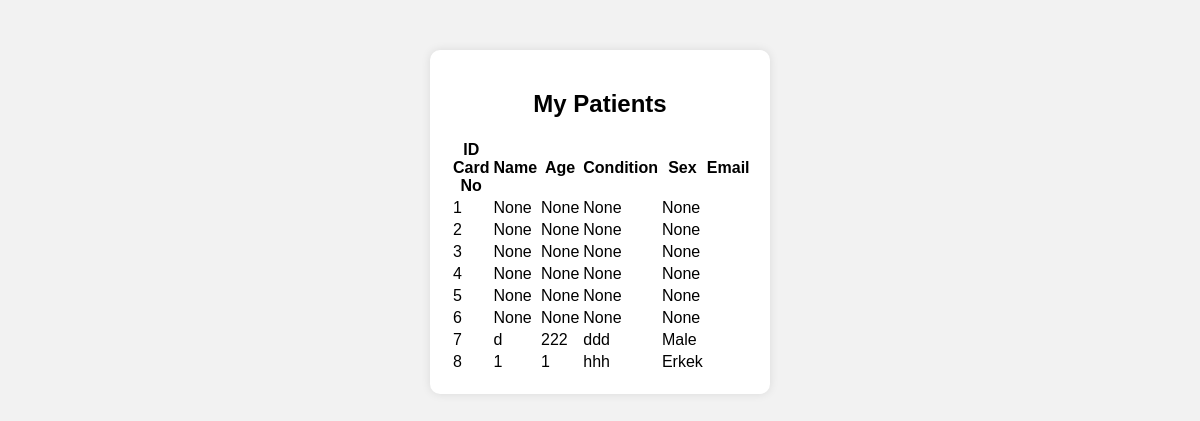
Page /mypatients (signed in) on the committed database.
### tables this page shows
CREATE TABLE "Patients"
(
    RepublicOfTurkeyIDCardNo TEXT default 00000000000 not null
        unique,
    PatientID                integer                  not null
        primary key autoincrement
        unique
, Condition TEXT, Age integer, Name TEXT, Sex TEXT, Email TEXT);

### app.py (the view)
@app.route('/mypatients')
def my_patients():
	if 'doctor_logged_in' not in session:
		return redirect(url_for('doctor_login'))
	patients = ShowPatientsController.show_patients()
	return render_template('ShowPatients.html', patients=patients)

### Controller/ShowPatientsController.py (called while the page is built)
    @staticmethod
    def show_patients():
        return PatientModel.get_all_patients()

### Model/PatientModel.py (called while the page is built)
    @staticmethod
    def get_all_patients():
        conn = sqlite3.connect('Database/Database.db')
        cursor = conn.cursor()
        cursor.execute('SELECT RepublicOfTurkeyIDCardNo, PatientID, Condition, Age, Name, Sex FROM Patients')
        patients = cursor.fetchall()
        conn.close()
        return patients

### templates/ShowPatients.html (shortened to what this page needs)
<!DOCTYPE html>
<html lang="en">
<head>
    <link rel="stylesheet" href="{{ url_for('static', filename='Form.css') }}">
</head>
<body>
    <div class="form-container">
        <h2>My Patients</h2>
        <table>
            <thead>
                <tr>
                    <th>ID Card No</th>
                    <th>Name</th>
                    <th>Age</th>
                    <th>Condition</th>
                    <th>Sex</th>
                    <th>Email</th>
                </tr>
            </thead>
            <tbody>
                {% for patient in patients %}
                <tr>
                    <td>{{ patient[1] }}</td>
                    <td>{{ patient[2] }}</td>
                    <td>{{ patient[3] }}</td>
                    <td>{{ patient[4] }}</td>
                    <td>{{ patient[5] }}</td>
                    <td>{{ patient[6] }}</td>
                </tr>
                {% endfor %}
            </tbody>
        </table>
    </div>
</body>
</html>

### static/Form.css (style rules this page uses)
body { font-family: Arial, sans-serif; background-color: #f2f2f2; }
.form-container { width: 300px; margin: 50px auto; padding: 20px; background-color: #ffffff; border-radius: 10px; box-shadow: 0 0 10px rgba(0, 0, 0, 0.1); }
h2 { text-align: center; margin-bottom: 20px; }

### rows in the picture
Patients: PatientID "1", patient "None"
Patients: PatientID "2", patient "None"
Patients: PatientID "3", patient "None"
Patients: PatientID "4", patient "None"
Patients: PatientID "5", patient "None"
Patients: PatientID "6", patient "None"
Patients: PatientID "7", Condition "d", Age "222", Name "ddd", Sex "Male"
Patients: PatientID "8", Condition "1", Age "1", Name "hhh", Sex "Erkek"
